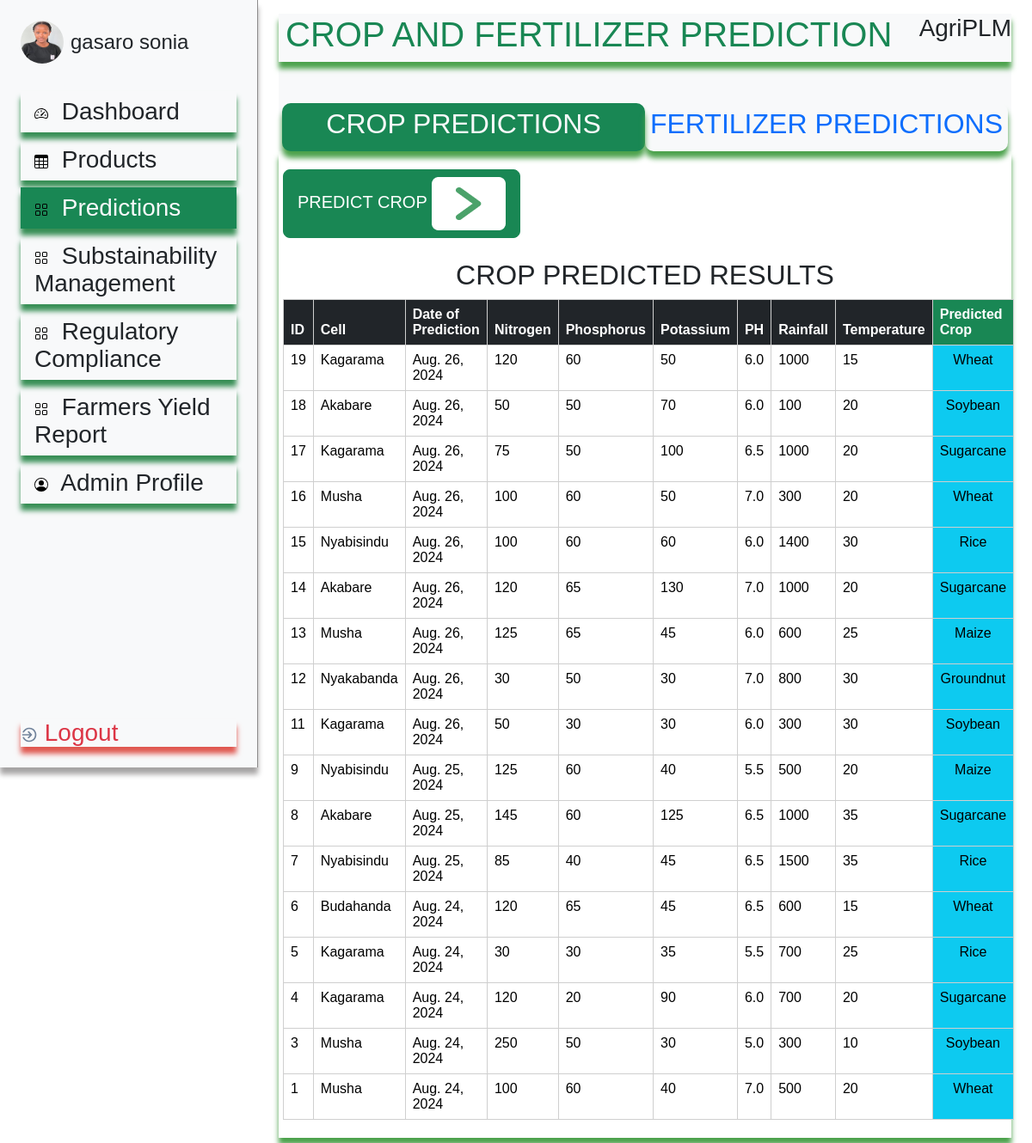
/admin_app/crop_prediction/ (signed in), run on the app's committed database.
### accounts/models.py (models this page shows, shortened)
class UserProfiles(models.Model):
    user = models.ForeignKey(User, on_delete= models.CASCADE)
    photo = models.ImageField(upload_to='profile_pictures',null=True, blank=True)
    title = models.CharField(max_length=50, default='farmer',choices=TITLE_CHOICES,null=True, blank=True)
    province = models.CharField(max_length=20, default="Eastern", blank=True, null=True)
    district = models.CharField(max_length=20,default="Rwamagana",blank=True, null=True)
    sector = models.CharField(max_length=20,default="Musha Sector")
    cell = models.CharField(max_length=20,choices=MUSHA_CELL_CHOICES,blank=True,null=True)
    class Meta:
        verbose_name_plural = 'UserProfiles'

### admin_app/models.py (models this page shows, shortened)
class CropFertilizerPredict(models.Model):
    cell = models.CharField(max_length=100,choices=MUSHA_CELL_CHOICES)
    date = models.DateField(auto_now_add=True)
    nitrogen = models.IntegerField()
    phosphorus = models.IntegerField()
    potassium = models.IntegerField()
    ph = models.FloatField()
    rainfall = models.IntegerField()
    temperature = models.IntegerField()
    predicted_crop = models.CharField(max_length=100)
    predicted_fertilizer = models.CharField(max_length=100, blank=True,null=True)

### admin_app/views.py (the view)
# urls.py: path('crop_prediction/',views.CropPredictionView,name='crop_pred'),
def CropPredictionView(request):
    page = 'crop_fertilizer_predict'
    part = 'crop_prediction_part'
    cropFertilizerModel = CropFertilizerPredict.objects.all().order_by('-id')
    cropPredictForm = CropPredictForm()
    context = {
        'page': page,
        'part': part,
        'cropFertilizerModel': cropFertilizerModel,
        'cropPredictForm': cropPredictForm
    }
    return render(request,'admin_dashboard/admin_dashboard.html',context)

### utils/context_processors.py (called while the page is built)
def get_user_profile_context(request):
    if request.user.is_authenticated:
        if not request.user.is_staff:
            user_profile = UserProfiles.objects.get(user=request.user.id)
            return {'user_profile': user_profile}
        else:
            return {}
    else:
        return {}

### templates/admin_dashboard/admin_dashboard.html (shortened to what this page needs)
<!DOCTYPE html>
{%load static%}
{%load crispy_forms_tags %}
{%load widget_tweaks%}
<html>
  <head>
    <link rel="stylesheet" href="{%static 'css/bootstrap.css'%}"/>
    <link rel="stylesheet" href="{%static 'css/bootstrap.min.css'%}"/>
    <link rel="stylesheet" href="{%static 'css/global.css'%}">
    <link rel="stylesheet" href="https://cdnjs.cloudflare.com/ajax/libs/font-awesome/6.6.0/css/all.min.css" />
  </head>
  <body style="font-family: Arial, Helvetica, sans-serif;">
  <div class="container-fluid">
      <div class="row g-4">
        <div class="col-md-3 h-100 sticky-lg-top d-flex flex-column flex-shrink-0 p-4 bg-light mt-1 shado2 shado4" style="font-size:28px; border-right: 1px groove rgb(142, 140, 140);">
          <a href="{%url 'admin_profile'%}" class="d-flex align-items-center mb-4 mb-md-0 me-md-auto link-dark text-decoration-none">
            {%if user_profile.photo%}
              <img src="{{user_profile.photo.url}}" alt="" width="50" height="50" class="rounded-circle me-2">
            {%else%}
              <img src="{%static 'img/public/11@2x.png'%}" alt="" width="32" height="32" class="rounded-circle me-2">
            {%endif%}
            <span class="fs-4">{{user.first_name}} {{user.last_name}}</span>
          </a>
        <ul class="nav flex-column mb-auto mt-4">
          <li>
            <a href="{%url 'admin_dash'%}"
            class="nav-link link-dark shado2 mt-2
            ">
              <svg class="bi me-2" width="16" height="16"><use xlink:href="#speedometer2"/></svg>
              Dashboard
            </a>
          </li>
          <li>
            <a href="{%url 'admin_products'%}"
            class="nav-link link-dark shado2 mt-2
            ">
              <svg class="bi me-2" width="16" height="16"><use xlink:href="#table"/></svg>
              Products
            </a>
          </li>
          <li>
            <a href="{%url 'crop_pred'%}"
              class="nav-link link-dark shado2 mt-2
                {%if request.resolver_match.url_name == 'crop_pred' or request.resolver_match.url_name == 'predict_crop_results' or request.resolver_match.url_name == 'fert_pred' or request.resolver_match.url_name == 'predict_fertilizer' %}
                 bg-success text-light
                {%endif%}">
              <svg class="bi me-2" width="16" height="16"><use xlink:href="#grid"/></svg>
              Predictions
            </a>
          </li>
           <li>
            <a href="{%url 'sustain_management'%}"
            class="nav-link link-dark shado2 mt-2
            ">
              <svg class="bi me-2" width="16" height="16"><use xlink:href="#grid"/></svg>
              Substainability Management
            </a>
          </li>
           <li>
            <a href="{%url 'regulatory_comp'%}"
            class="nav-link link-dark shado2 mt-2
            ">
              <svg class="bi me-2" width="16" height="16"><use xlink:href="#grid"/></svg>
              Regulatory Compliance
            </a>
          </li>
          <li>
            <a href="{%url 'estimated_yield_reporter'%}"
            class="nav-link link-dark shado2 mt-2
            ">
              <svg class="bi me-2" width="16" height="16"><use xlink:href="#grid"/></svg>
              Farmers Yield Report
            </a>
          </li>
          <li>
            <a href="{%url 'admin_profile'%}"
            class="nav-link link-dark shado2 mt-2 {%if request.resolver_match.url_name == 'admin_profile'%} bg-success text-light{%endif%}">
              <svg class="bi me-2" width="16" height="16"><use xlink:href="#people-circle"/></svg>
              Admin Profile
            </a>
          </li>
        </ul>
        <a href="{%url 'logout'%}" class="text-danger shado3" style="text-decoration: none; color:black; margin-top:100%;">
          <img  class="usign-out-alt-icon" loading="lazy" alt=""src="{%static 'img/public/usignoutalt.svg' %}"/>
          Logout
        </a>
     </div>
       {%if page == 'admin_dash'%}
      <div class="col-md-9">
        <div class="container mt-2">
          <div class="d-flex justify-content-between p-2 mb-4 shado">
              <h1 class="text-success">REAL TIME ANALYTICS</h1>
              <h3>AgriPLM</h3>
            </div>
            <div class="row">
              <div class="col-md-6"></div>
              <div class="col-md-2"> </div>
              <div class="col-md-4">{%include 'messages/messages.html'%}</div>
            </div>
            <div class="container-fluid mt-4">
              <div class="row">
                <div class="col-md-8 shado1 px-4 pb-4">
                  <div class="row shado4 p-3 text-center" style="border-radius: 25px; border:1px groove black;">
                      <div class="col-md-3 row" style="border-right: 1px groove black;">
                            <div class="col">
                              <img src="{%static 'img/public/crop.png'%}" alt="">
                            </div>
                            <div class="col">
                              <div class="col-12 text-secondary">Total Estimated Yield</div>
                              <div class="col-12"><h6><b>{{total_yields}} Tons</b></h6></div>
                            </div>
                      </div>
                      <div class="col-md-3 row" style="border-right: 1px groove black;">
                            <div class="col px-3">
                              <img src="{%static 'img/public/group-10-11.svg'%}" alt="">
                            </div>
                            <div class="col">
                              <div class="col-12 text-secondary">Number of Farmers</div>
                              <div class="col-12"><h6><b>{{number_of_farmers}}</b></h6></div>
                            </div>
                      </div>
                      <div class="col-md-3 row" style="border-right: 1px groove black;">
                          <div class="col px-3">
                            <img src="{%static 'img/public/group-10-21.svg'%}" alt="">
                          </div>
                          <div class="col">
                            <div class="col-12 text-success">Active Projects</div>
                            <div class="col-12"><h6><b>{{active_projects}}</b></h6></div>
                          </div>
                      </div>
                      <div class="col-md-3 row">
                          <div class="col px-3">
                            <img src="{%static 'img/public/group-10-21.svg'%}" alt="">
                          </div>
                          <div class="col">
                            <div class="col-12 text-danger">Closed Projects</div>
                            <div class="col-12"><h6><b>{{closed_projetcs}}</b></h6></div>
                          </div>
                      </div>
                  </div>
                   <div class="row mt-4 mb-0">
                    <h4>CROP PRODUCTION</h4>
                    <img src="{%static 'img/crop_prod.png'%}" alt="">
                   </div>
                    <div class="row mt-4">
                      <h4>MHH AGRICULTURAL PRODUCT LIFE-CYCLE</h4>
                      <img src="{%static 'img/hmm.png'%}" alt="">
                    </div>
                </div>
                <div class="col-md-4 shado1">
                  <h4 class="p-2 shado4 mb-2">Our Proucts</h4>
                  <div class="row d-flex justify-content-between mt-3">
                    <div class="col-md-2"></div>
                    <div class="col-md-8" style="position: relative;">
                    <img class="w-100" src="{%static 'img/rounded_circle.png'%}" alt="">
                    <div style="position: absolute; bottom:25%; left:30%;">
                      <h5>Total Estimated </h5>
                      <h5> Yield</h5>
                      <h5> <b>{{total_yields}}Tons</b></h5>
                    </div>
                    </div>
                    <div class="col-md-2"></div>
                  </div>
                  <div class="row px-3 mt-4">
                    <h6 style="color: #aeaeae;">Musha’s Holistic Harvest</h6>
                    {%for query in aggre_query%}
                    <div class="col-md-12 mt-3">
                       <div class="row w-100 d-flex justify-content-between">
                      <div class="col d-flex align-items-center">
                        <div class="rice-circle"></div>
                        <div class="px-1">{{query.crop_fert_pred__predicted_crop}}</div>
                      </div>
                      <div class="col">{{query.sum}} Tons<br> <i style="color: #8f8c8c;">{{query.percentage}}%</i></div>
                    </div>
                    </div>
                    {%endfor%}
                  </div>
                </div>
              </div>
            </div>
        </div>
        </div>
        {%elif page == 'crop_fertilizer_predict'%}
        <div class="col-md-9">
          <div class="container-fluid mt-3">
            <div class="bg-light" style="position: sticky; top:0; z-index:1;">
              <div class="d-flex justify-content-between mb-5 shado">
                <h1 class="text-success px-2">CROP AND FERTILIZER PREDICTION</h1>
                <h3>AgriPLM</h3>
              </div>
              <div class="row px-3">
                <a href="{%url 'crop_pred'%}" class="col-md-6 shado text-center
                {%if request.resolver_match.url_name == 'crop_pred' or  request.resolver_match.url_name == 'predict_crop_results'%}
                  bg-success text-light
                {%endif%}"
                style="border-radius: 10px; padding:5px;">
                  <h2>CROP PREDICTIONS</h2>
                </a>
                <a href="{%url 'fert_pred'%}" class="col-md-6 shado text-center
                "
                style="border-radius: 10px; padding:5px;">
                  <h2>FERTILIZER PREDICTIONS</h2>
                </a>
              </div>
            </div>
            <div class="row">
               {%if part == 'crop_prediction_part'%}
              <div class="col-md-12">
                <div class="shado" style="padding: 5px;">
                  <div class="mt-2">
                    <button class="btn btn-lg btn-success mt-2" data-bs-toggle="modal" data-bs-target="#cropPredict">
                      PREDICT CROP
                    <img  alt="" src="{%static 'img/public/add_crop.png'%}" />
                    </button>
                  </div>
                <h2 class="mt-4 text-center">CROP PREDICTED RESULTS</h2>
                <table class="table table_pred h-100">
                  <thead class="table-dark">
                    <th>ID</th>
                    <th>Cell</th>
                    <th>Date of Prediction</th>
                    <th>Nitrogen</th>
                    <th>Phosphorus</th>
                    <th>Potassium</th>
                    <th>PH</th>
                    <th>Rainfall</th>
                    <th>Temperature</th>
                    <th class="bg-success">Predicted Crop</th>
                  </thead>
                  <tbody>
                    {%for crop_pred in cropFertilizerModel%}
                    <tr>
                      <td>{{crop_pred.id}}</td>
                      <td>{{crop_pred.cell}}</td>
                      <td>{{crop_pred.date}}</td>
                      <td>{{crop_pred.nitrogen}}</td>
                      <td>{{crop_pred.phosphorus}}</td>
                      <td>{{crop_pred.potassium}}</td>
                      <td>{{crop_pred.ph}}</td>
                      <td>{{crop_pred.rainfall}}</td>
                      <td>{{crop_pred.temperature}}</td>
                      <td class="bg-info text-center">{{crop_pred.predicted_crop}}</td>
                    </tr>
                    {%endfor%}
                  </tbody>
                </table>
                </div>
              </div>
              {%endif%}
            </div>
          </div>
        </div>
       {%endif%}
      </div>
    </div>
  </body>
</html>

### templates/admin_dashboard/admin_dashboard.html (style rules this page uses)
.shado { box-shadow: 0 8px 6px rgb(76, 162, 76); }
.shado2 { box-shadow: 0 8px 6px rgb(56, 143, 86); }
.shado3 { box-shadow: 0 8px 6px rgb(224, 88, 80); }
.shado4 { box-shadow: 0 8px 6px rgb(166, 164, 164); }
a { text-decoration: none; }
.table_pred,.table_pred th, .table_pred td { border: 1px solid rgb(207, 207, 207); border-collapse: collapse; }

### data on the page
UserProfiles: photo (picture)
CropFertilizerPredict: id "19", cell "Kagarama", date "Aug. 26, 2024", nitrogen "120", phosphorus "60", potassium "50", ph "6.0", rainfall "1000", temperature "15", predicted_crop "Wheat"
CropFertilizerPredict: id "18", cell "Akabare", date "Aug. 26, 2024", nitrogen "50", phosphorus "50", potassium "70", ph "6.0", rainfall "100", temperature "20", predicted_crop "Soybean"
CropFertilizerPredict: id "17", cell "Kagarama", date "Aug. 26, 2024", nitrogen "75", phosphorus "50", potassium "100", ph "6.5", rainfall "1000", temperature "20", predicted_crop "Sugarcane"
CropFertilizerPredict: id "16", cell "Musha", date "Aug. 26, 2024", nitrogen "100", phosphorus "60", potassium "50", ph "7.0", rainfall "300", temperature "20", predicted_crop "Wheat"
CropFertilizerPredict: id "15", cell "Nyabisindu", date "Aug. 26, 2024", nitrogen "100", phosphorus "60", potassium "60", ph "6.0", rainfall "1400", temperature "30", predicted_crop "Rice"
CropFertilizerPredict: id "14", cell "Akabare", date "Aug. 26, 2024", nitrogen "120", phosphorus "65", potassium "130", ph "7.0", rainfall "1000", temperature "20", predicted_crop "Sugarcane"
CropFertilizerPredict: id "13", cell "Musha", date "Aug. 26, 2024", nitrogen "125", phosphorus "65", potassium "45", ph "6.0", rainfall "600", temperature "25", predicted_crop "Maize"
CropFertilizerPredict: id "12", cell "Nyakabanda", date "Aug. 26, 2024", nitrogen "30", phosphorus "50", potassium "30", ph "7.0", rainfall "800", temperature "30", predicted_crop "Groundnut"
CropFertilizerPredict: id "11", cell "Kagarama", date "Aug. 26, 2024", nitrogen "50", phosphorus "30", potassium "30", ph "6.0", rainfall "300", temperature "30", predicted_crop "Soybean"
CropFertilizerPredict: id "9", cell "Nyabisindu", date "Aug. 25, 2024", nitrogen "125", phosphorus "60", potassium "40", ph "5.5", rainfall "500", temperature "20", predicted_crop "Maize"
CropFertilizerPredict: id "8", cell "Akabare", date "Aug. 25, 2024", nitrogen "145", phosphorus "60", potassium "125", ph "6.5", rainfall "1000", temperature "35", predicted_crop "Sugarcane"
CropFertilizerPredict: id "7", cell "Nyabisindu", date "Aug. 25, 2024", nitrogen "85", phosphorus "40", potassium "45", ph "6.5", rainfall "1500", temperature "35", predicted_crop "Rice"
CropFertilizerPredict: id "6", cell "Budahanda", date "Aug. 24, 2024", nitrogen "120", phosphorus "65", potassium "45", ph "6.5", rainfall "600", temperature "15", predicted_crop "Wheat"
CropFertilizerPredict: id "5", cell "Kagarama", date "Aug. 24, 2024", nitrogen "30", phosphorus "30", potassium "35", ph "5.5", rainfall "700", temperature "25", predicted_crop "Rice"
CropFertilizerPredict: id "4", cell "Kagarama", date "Aug. 24, 2024", nitrogen "120", phosphorus "20", potassium "90", ph "6.0", rainfall "700", temperature "20", predicted_crop "Sugarcane"
CropFertilizerPredict: id "3", cell "Musha", date "Aug. 24, 2024", nitrogen "250", phosphorus "50", potassium "30", ph "5.0", rainfall "300", temperature "10", predicted_crop "Soybean"
CropFertilizerPredict: id "1", cell "Musha", date "Aug. 24, 2024", nitrogen "100", phosphorus "60", potassium "40", ph "7.0", rainfall "500", temperature "20", predicted_crop "Wheat"

### other printed values
{{ user.first_name }} "gasaro"
{{ user.last_name }} "sonia"
